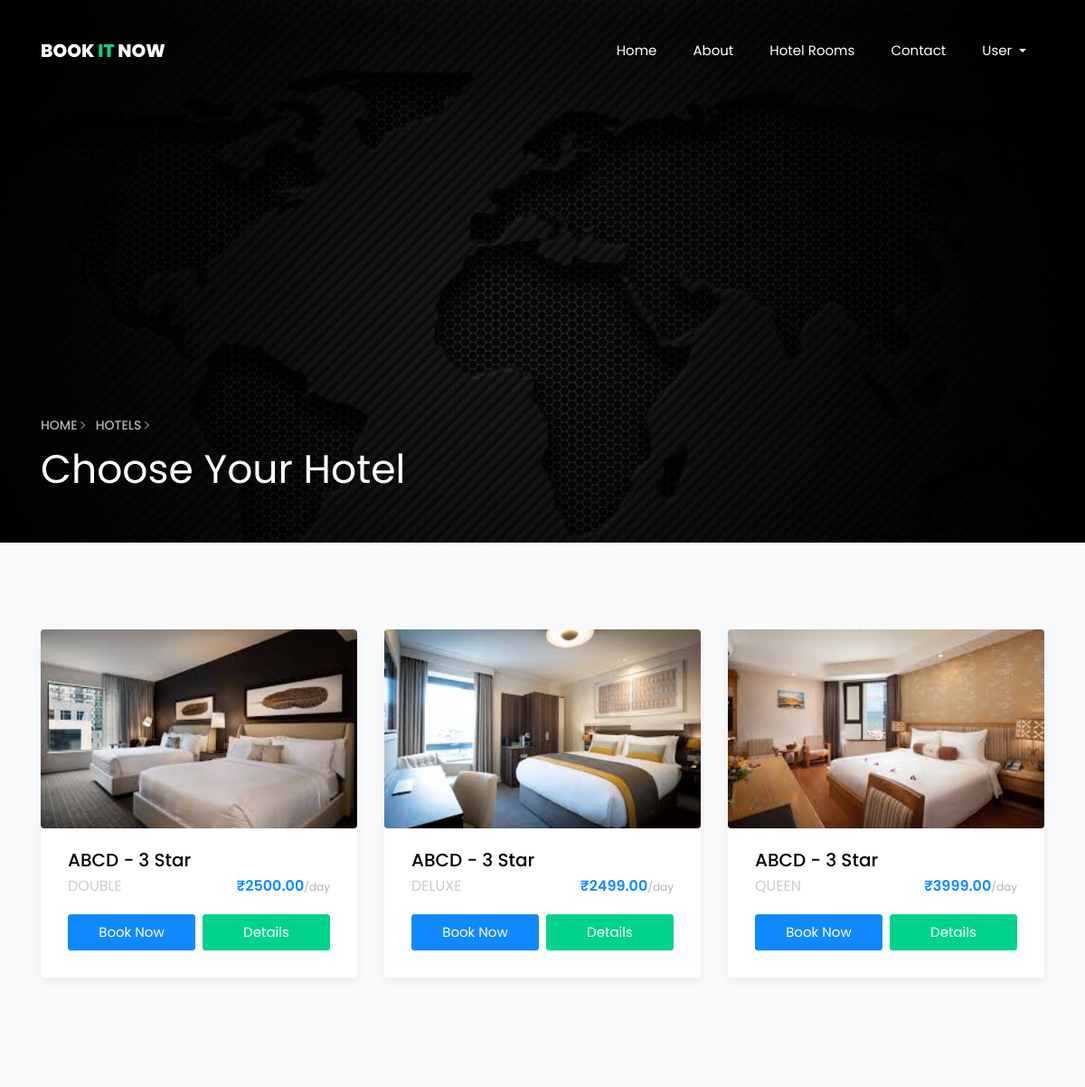
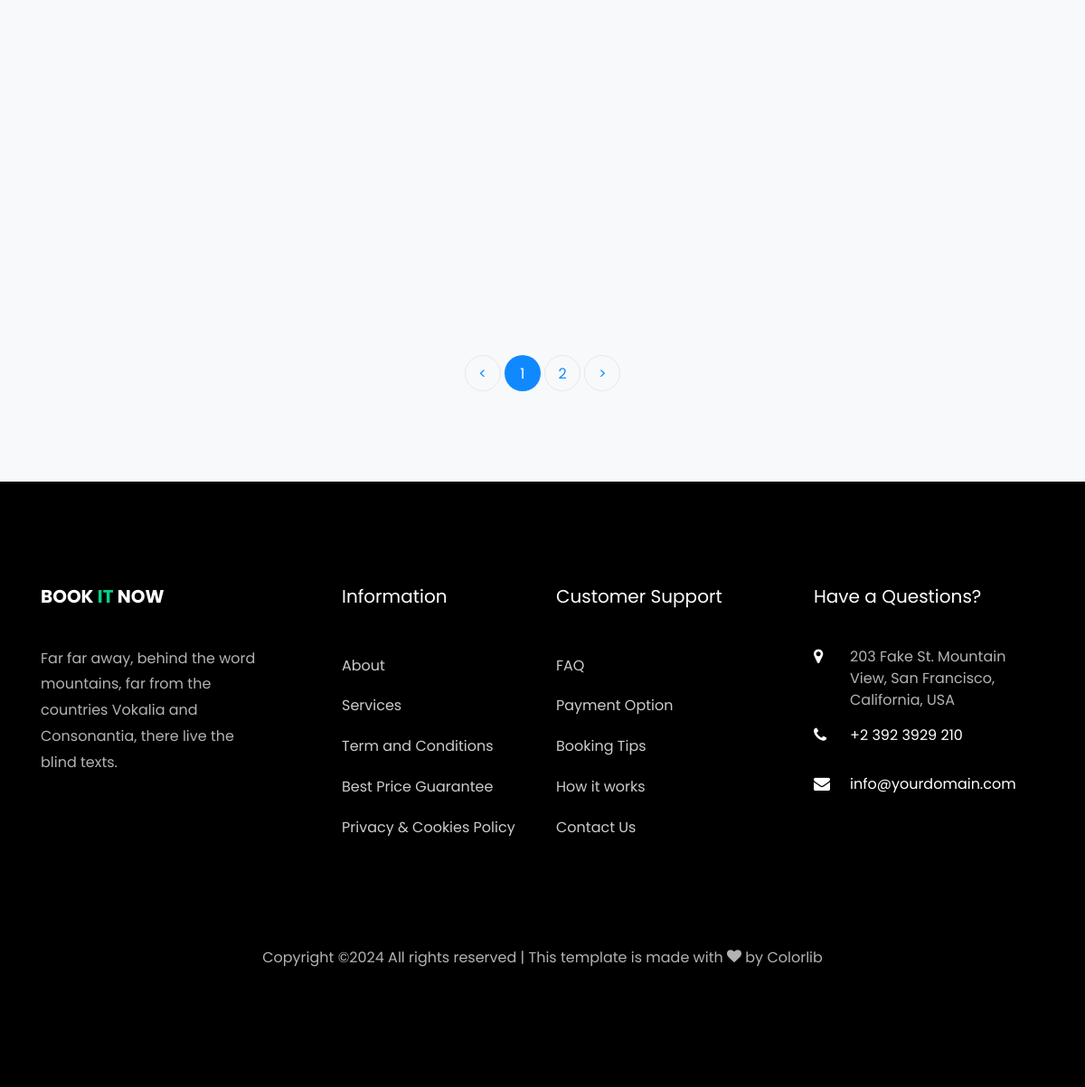
Screenshot of /hotels/ with the database file from the repository (2 pictures, top to bottom).
### home/models.py (models this page shows, shortened)
class Room(models.Model):
    BED_TYPE_CHOICES = [
        ('SINGLE', 'Single Bed'),
        ('DOUBLE', 'Double Bed'),
        ('SUITE', 'Suite'),
        ('DELUXE', 'Deluxe'),
        ('KING', 'King Size Bed'),
        ('QUEEN', 'Queen Size Bed'),
    ]
    AC_CHOICES = [
        ('AC', 'AC'),
        ('NON_AC', 'Non-AC')
    ]
    hotel = models.ForeignKey(Hotel, on_delete=models.CASCADE, related_name='rooms')
    category = models.CharField(max_length=20, choices=BED_TYPE_CHOICES, default='SINGLE')
    ac_type = models.CharField(max_length=6, choices=AC_CHOICES, default='AC')
    is_available = models.BooleanField(default=True)
    base_price = models.DecimalField(max_digits=8, decimal_places=2)
    total_rooms = models.PositiveIntegerField(default=0)
    available_rooms = models.PositiveIntegerField(default=0)

class RoomImages(models.Model):
    room = models.ForeignKey(Room, on_delete=models.CASCADE, related_name= 'images')
    image = models.ImageField(upload_to='room_images/')

class Hotel(models.Model):
    HOTEL_STAR_CHOICES = [
        ('1', '1 Star'),
        ('2', '2 Star'),
        ('3', '3 Star'),
        ('4', '4 Star'),
        ('5', '5 Star'),
    ]
    hotel_name = models.CharField(max_length=100)
    category = models.CharField(max_length=10, choices=HOTEL_STAR_CHOICES, default='3')
    address = models.CharField(max_length=255)
    description = models.TextField()

### home/views.py (the view, shortened to what this page needs)
# urls.py: path('hotels/', views.hotels, name='hotels'),
def hotels(request):
    hotel_rooms = Room.objects.all()
    hotel_rooms = hotel_rooms.order_by('id')
    paginator = Paginator(hotel_rooms, 6)
    page_number = request.GET.get('page')
    page_obj = paginator.get_page(page_number)
    context = {
        'page_obj': page_obj,
    }
    return render(request, 'hotels.html', context)

### templates/hotels.html (shortened to what this page needs)
{% extends 'base.html' %}
{% load static %}
{% block start %}
    <section class="hero-wrap hero-wrap-2 js-fullheight" style="background-image: url({% static 'images/banner-2.jpg' %});" data-stellar-background-ratio="0.5">
      <div class="overlay"></div>
      <div class="container">
        <div class="row no-gutters slider-text js-fullheight align-items-end justify-content-start">
          <div class="col-md-9 ftco-animate pb-5">
          	<p class="breadcrumbs"><span class="mr-2"><a href="index.html">Home <i class="ion-ios-arrow-forward"></i></a></span> <span>Hotels <i class="ion-ios-arrow-forward"></i></span></p>
            <h1 class="mb-3 bread">Choose Your Hotel</h1>
          </div>
        </div>
      </div>
    </section>
		<section class="ftco-section bg-light">
    	<div class="container">
    		<div class="row">
				{% for room in page_obj %}
    			<div class="col-md-4">
    				<div class="car-wrap rounded ftco-animate">
    					<div class="img rounded d-flex align-items-end" style="background-image: url({% if room.images.first %}{{ room.images.first.image.url }}{% else %}{% static 'images/default.jpg' %}{% endif %});">
    					</div>
    					<div class="text">
    						<h2 class="mb-0"><a href="car-single.html">{{ room.hotel.hotel_name }} - {{ room.hotel.category }} Star</a></h2>
    						<div class="d-flex mb-3">
	    						<span class="cat">{{ room.category }}</span>
	    						<p class="price ml-auto">₹{{ room.base_price }}<span>/day</span></p>
    						</div>
							<p class="d-flex mb-0 d-block">
								{% if room.is_available %}
                                	<a href="{% url 'book_room' room.id %}" class="btn btn-primary py-2 mr-1">Book Now</a>
								{% else %}
									<button class="btn btn-danger py-2 mr-1" disabled>Not Available</button>
								{% endif %}
								<a href="{% url 'room_details' room.id %}" class="btn btn-secondary py-2 ml-1">Details</a>
							</p>
    					</div>
    				</div>
    			</div>
				{% endfor %}
    		</div>
			<div class="row mt-5">
				<div class="col text-center">
					<div class="block-27">
						<ul>
							{% if page_obj.has_previous %}
							<li><a href="?page={{ page_obj.previous_page_number }}">&lt;</a></li>
							{% else %}
							<li class="disabled"><span>&lt;</span></li>
							{% endif %}
							{% for num in page_obj.paginator.page_range %}
								{% if page_obj.number == num %}
									<li class="active"><span>{{ num }}</span></li>
								{% else %}
									<li><a href="?page={{ num }}">{{ num }}</a></li>
								{% endif %}
							{% endfor %}
							{% if page_obj.has_next %}
							<li><a href="?page={{ page_obj.next_page_number }}">&gt;</a></li>
							{% else %}
							<li class="disabled"><span>&gt;</span></li>
							{% endif %}
						</ul>
					</div>
				</div>
			</div>
    	</div>
    </section>
{% endblock %}

### templates/base.html (shortened to what this page needs)
{% load static %}
<!DOCTYPE html>
<html lang="en">
  <head>
    <link rel="stylesheet" href="https://cdnjs.cloudflare.com/ajax/libs/flaticon/1.0.0/flaticon.css">
    <link rel="stylesheet" href="https://cdnjs.cloudflare.com/ajax/libs/font-awesome/5.15.4/css/all.min.css">
    <link rel="stylesheet" href="{% static 'css/open-iconic-bootstrap.min.css' %}">
    <link rel="stylesheet" href="{% static 'css/animate.css' %}">
    <link rel="stylesheet" href="{% static 'css/owl.carousel.min.css' %}">
    <link rel="stylesheet" href="{% static 'css/owl.theme.default.min.css' %}">
    <link rel="stylesheet" href="{% static 'css/magnific-popup.css' %}">
    <link rel="stylesheet" href="{% static 'css/aos.css' %}">
    <link rel="stylesheet" href="{% static 'css/ionicons.min.css' %}">
    <link rel="stylesheet" href="{% static 'css/bootstrap-datepicker.css' %}">
    <link rel="stylesheet" href="{% static 'css/jquery.timepicker.css' %}">
    <link rel="stylesheet" href="{% static 'css/flaticon.css' %}">
    <link rel="stylesheet" href="{% static 'css/icomoon.css' %}">
    <link rel="stylesheet" href="{% static 'css/style.css' %}">
  </head>
  <body>
	  <nav class="navbar navbar-expand-lg navbar-dark ftco_navbar bg-dark ftco-navbar-light" id="ftco-navbar">
	    <div class="container">
	      <a class="navbar-brand" href="index.html">Book<span> It </span>Now</a>
          <div class="collapse navbar-collapse" id="ftco-nav">
            <ul class="navbar-nav ml-auto">
                <li class="nav-item"><a href="{% url 'home' %}" class="nav-link">Home</a></li>
                <li class="nav-item"><a href="{% url 'about' %}" class="nav-link">About</a></li>
                <li class="nav-item"><a href="{% url 'hotels' %}" class="nav-link">Hotel Rooms</a></li>
                <li class="nav-item"><a href="{% url 'contact' %}" class="nav-link">Contact</a></li>
                {% if user.is_authenticated %}
                <li class="nav-item dropdown">
                    <a class="nav-link dropdown-toggle" href="#" id="userDropdown" role="button" data-toggle="dropdown" aria-haspopup="true" aria-expanded="false">
                        Welcome, {{ user.username }} <span class="caret"></span>
                    </a>
                    <div class="dropdown-menu" aria-labelledby="userDropdown">
                        <a class="dropdown-item" href="{% url 'user_dashboard' %}">Dashboard</a>
                        <a class="dropdown-item" href="">Logout</a>
                    </div>
                </li>
                {% else %}
                <li class="nav-item dropdown">
                    <a class="nav-link dropdown-toggle" href="#" id="guestDropdown" role="button" data-toggle="dropdown" aria-haspopup="true" aria-expanded="false">
                        User
                    </a>
                </li>
                {% endif %}
            </ul>
          </div>
	    </div>
	  </nav>
	{% block start %}{% endblock %}
    <footer class="ftco-footer ftco-bg-dark ftco-section">
      <div class="container">
        <div class="row mb-5">
          <div class="col-md">
            <div class="ftco-footer-widget mb-4">
              <h2 class="ftco-heading-2"><a href="#" class="logo">Book<span> It </span>Now</a></h2>
              <p>Far far away, behind the word mountains, far from the countries Vokalia and Consonantia, there live the blind texts.</p>
              <ul class="ftco-footer-social list-unstyled float-md-left float-lft mt-5">
              </ul>
            </div>
          </div>
          <div class="col-md">
            <div class="ftco-footer-widget mb-4 ml-md-5">
              <h2 class="ftco-heading-2">Information</h2>
              <ul class="list-unstyled">
                <li><a href="#" class="py-2 d-block">About</a></li>
                <li><a href="#" class="py-2 d-block">Services</a></li>
                <li><a href="#" class="py-2 d-block">Term and Conditions</a></li>
                <li><a href="#" class="py-2 d-block">Best Price Guarantee</a></li>
                <li><a href="#" class="py-2 d-block">Privacy &amp; Cookies Policy</a></li>
              </ul>
            </div>
          </div>
          <div class="col-md">
             <div class="ftco-footer-widget mb-4">
              <h2 class="ftco-heading-2">Customer Support</h2>
              <ul class="list-unstyled">
                <li><a href="#" class="py-2 d-block">FAQ</a></li>
                <li><a href="#" class="py-2 d-block">Payment Option</a></li>
                <li><a href="#" class="py-2 d-block">Booking Tips</a></li>
                <li><a href="#" class="py-2 d-block">How it works</a></li>
                <li><a href="#" class="py-2 d-block">Contact Us</a></li>
              </ul>
            </div>
          </div>
          <div class="col-md">
            <div class="ftco-footer-widget mb-4">
            	<h2 class="ftco-heading-2">Have a Questions?</h2>
            	<div class="block-23 mb-3">
	              <ul>
	                <li><span class="icon icon-map-marker"></span><span class="text">203 Fake St. Mountain View, San Francisco, California, USA</span></li>
	                <li><a href="#"><span class="icon icon-phone"></span><span class="text">+2 392 3929 210</span></a></li>
	                <li><a href="#"><span class="icon icon-envelope"></span><span class="text">info@yourdomain.com</span></a></li>
	              </ul>
	            </div>
            </div>
          </div>
        </div>
        <div class="row">
          <div class="col-md-12 text-center">
            <p>
  Copyright &copy;<script>document.write(new Date().getFullYear());</script> All rights reserved | This template is made with <i class="icon-heart color-danger" aria-hidden="true"></i> by <a href="https://colorlib.com" target="_blank">Colorlib</a>
  </p>
          </div>
        </div>
      </div>
    </footer>
  </body>
</html>

### static/css/icomoon.css (style rules this page uses)
[class^="icon-"], [class*=" icon-"] { font-family: 'icomoon' !important; speak: none; font-style: normal; font-weight: normal; font-variant: normal; text-transform: none; line-height: 1; -webkit-font-smoothing: antialiased; -moz-osx-font-smoothing: grayscale; }
.icon-heart:before { content: "\f004"; }
.icon-map-marker:before { content: "\f041"; }
.icon-phone:before { content: "\f095"; }
.icon-envelope:before { content: "\f0e0"; }

### rows the page displays
Room: images.first.image (picture), hotel.hotel_name "ABCD", hotel.category "3", category "DOUBLE", base_price "2500.00", is_available "Book Now"
Room: images.first.image (picture), hotel.hotel_name "ABCD", hotel.category "3", category "DELUXE", base_price "2499.00", is_available "Book Now"
Room: images.first.image (picture), hotel.hotel_name "ABCD", hotel.category "3", category "QUEEN", base_price "3999.00", is_available "Book Now"

### other values shown
{{ num }} "1"
{{ num }} "2"
